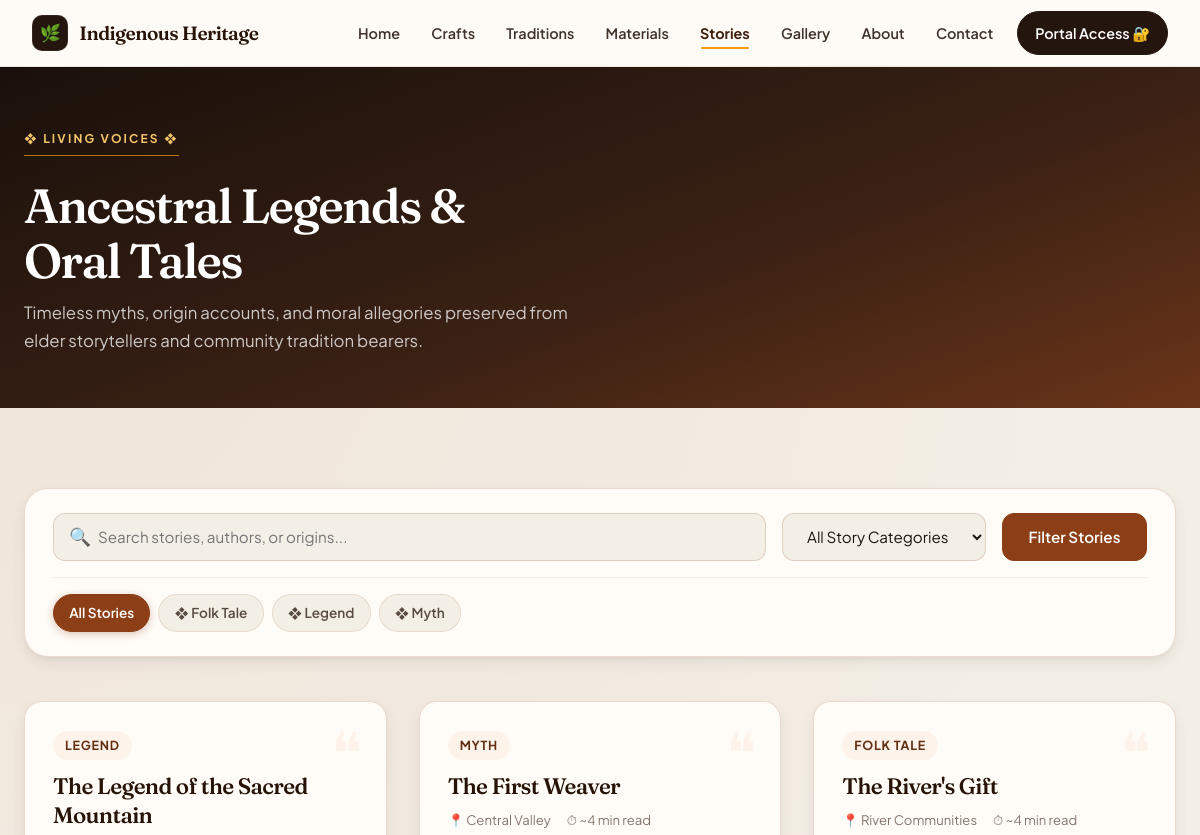
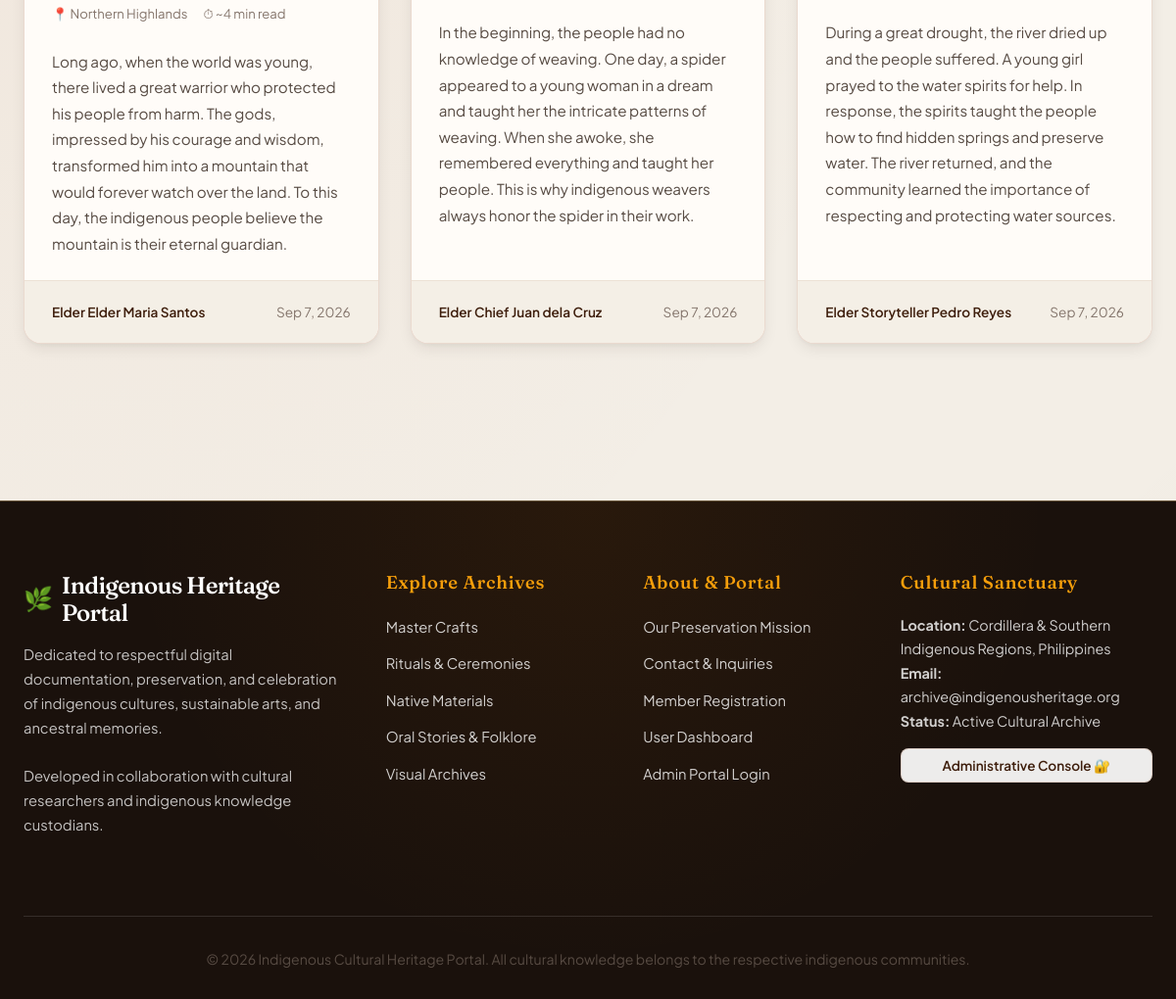
The app's page /indigenous-heritage/stories.php with its own data (2 pictures, top to bottom).
### tables this page shows
CREATE TABLE IF NOT EXISTS `stories` (
  `id` int NOT NULL AUTO_INCREMENT,
  `title` varchar(200) NOT NULL,
  `content` text NOT NULL,
  `author` varchar(100) DEFAULT NULL,
  `category` varchar(50) DEFAULT NULL,
  `origin` varchar(100) DEFAULT NULL,
  `image` varchar(255) DEFAULT NULL,
  `created_at` timestamp NULL DEFAULT CURRENT_TIMESTAMP,
  `updated_at` timestamp NULL DEFAULT CURRENT_TIMESTAMP ON UPDATE CURRENT_TIMESTAMP,
  PRIMARY KEY (`id`)
);

### indigenous-heritage/includes/helpers.php (called while the page is built, shortened)
<?php
function e($value): string
{
    return htmlspecialchars((string) $value, ENT_QUOTES | ENT_SUBSTITUTE, 'UTF-8');
}
function app_base_path(): string
{
    static $base = null;
    if ($base !== null) {
        return $base;
    }
    $docRoot = !empty($_SERVER['DOCUMENT_ROOT']) ? realpath($_SERVER['DOCUMENT_ROOT']) : false;
    $appRoot = realpath(APP_ROOT);
    if ($docRoot && $appRoot && stripos($appRoot, $docRoot) === 0) {
        $relative = str_replace('\\', '/', substr($appRoot, strlen($docRoot)));
        return $base = rtrim('/' . ltrim($relative, '/'), '/');
    }
    return $base = '';
}
function url(string $path = '', array $params = []): string
{
    $params = array_filter($params, static fn($v) => $v !== null && $v !== '');
    $query = $params ? '?' . http_build_query($params) : '';
    return app_base_path() . '/' . ltrim($path, '/') . $query;
}
function input_str(array $source, string $key, int $maxLength = 255): string
{
    $value = $source[$key] ?? '';
    $value = trim(str_replace("\0", '', $value));
    return mb_substr($value, 0, $maxLength);
}
function get_str(string $key, int $maxLength = 100): string
{
    return input_str($_GET, $key, $maxLength);
}
function format_date(?string $value, string $format = 'M j, Y'): string
{
    $time = strtotime($value);
    return $time ? date($format, $time) : '—';
}

### indigenous-heritage/includes/db.php (called while the page is built, shortened)
<?php
function db(): PDO
{
    static $pdo = null;
    if ($pdo instanceof PDO) {
        return $pdo;
    }
    $cfg = app_config('db');
    $dsn = sprintf('mysql:host=%s;port=%d;dbname=%s;charset=utf8mb4', $cfg['host'], $cfg['port'], $cfg['name']);
    $options = [
        PDO::ATTR_ERRMODE => PDO::ERRMODE_EXCEPTION,
        PDO::ATTR_DEFAULT_FETCH_MODE => PDO::FETCH_ASSOC,
        PDO::ATTR_EMULATE_PREPARES => false,
        PDO::ATTR_TIMEOUT => 10,
    ];
    try {
        $pdo = new PDO($dsn, $cfg['user'], $cfg['pass'], $options);
    } catch (PDOException $e) {
        error_log('[IHMS] Database connection failed: ' . $e->getMessage());
        throw new DatabaseUnavailable('Unable to connect to the database.', 0, $e);
    }
    $pdo->exec("SET SESSION sql_mode = 'ONLY_FULL_GROUP_BY,STRICT_TRANS_TABLES,NO_ZERO_IN_DATE,NO_ZERO_DATE,ERROR_FOR_DIVISION_BY_ZERO,NO_ENGINE_SUBSTITUTION'");
    $pdo->exec("SET time_zone = '" . (new DateTime('now'))->format('P') . "'");
    return $pdo;
}
function db_all(string $sql, array $params = []): array
{
    $stmt = db()->prepare($sql);
    $stmt->execute($params);
    return $stmt->fetchAll();
}

### indigenous-heritage/stories.php (the view, shortened to what this page needs)
<?php
$search = get_str('search', 100);
$category_filter = get_str('category', 50);
$sql = 'SELECT * FROM stories WHERE 1=1';
$params = [];
$sql .= ' ORDER BY created_at DESC';
$stories = db_all($sql, $params);
$categories = array_column(db_all("SELECT DISTINCT category FROM stories WHERE category IS NOT NULL AND category <> '' ORDER BY category"), 'category');
require __DIR__ . '/includes/partials/public_header.php';
?>
    <section class="page-hero">
        <div class="hero-content">
            <div class="hero-badge">❖ Living Voices ❖</div>
            <h1>Ancestral Legends &amp; Oral Tales</h1>
            <p>Timeless myths, origin accounts, and moral allegories preserved from elder storytellers and community tradition bearers.</p>
        </div>
    </section>
    <section class="section">
        <div class="container">
            <div class="search-toolbar">
                <form method="GET" action="<?php echo e(url('stories.php')); ?>" class="search-form">
                    <div class="search-input-group">
                        <span class="search-input-icon">🔍</span>
                        <input type="text" name="search" class="search-input" placeholder="Search stories, authors, or origins..." value="<?php echo e($search); ?>">
                    </div>
                    <select name="category" class="filter-select" data-autosubmit>
                        <option value="">All Story Categories</option>
                    </select>
                    <button type="submit" class="btn btn-primary">Filter Stories</button>
                </form>
                <div class="filter-chips">
                    <a href="<?php echo e(url('stories.php')); ?>" class="filter-chip<?php echo $category_filter === '' ? ' active' : ''; ?>">All Stories</a>
                    <?php foreach ($categories as $cat): ?>
                        <a href="<?php echo e(url('stories.php', ['category' => $cat])); ?>" class="filter-chip<?php echo $category_filter === $cat ? ' active' : ''; ?>">❖ <?php echo e($cat); ?></a>
                    <?php endforeach; ?>
                </div>
            </div>
            <div class="stories-grid">
                <?php if ($stories): ?>
                    <?php foreach ($stories as $story): ?>
                        <div class="story-card">
                            <div class="story-header">
                                <span class="story-badge"><?php echo e($story['category'] ?? 'Legend'); ?></span>
                                <h3 class="story-title"><?php echo e($story['title']); ?></h3>
                                <div class="story-meta-top">
                                    <span>📍 <?php echo e($story['origin'] ?? 'Highland Region'); ?></span>
                                    <span>⏱ ~4 min read</span>
                                </div>
                            </div>
                            <div class="story-body">
                                <p><?php echo e($story['content']); ?></p>
                            </div>
                            <div class="story-footer">
                                <span class="story-author">Elder <?php echo e($story['author'] ?? 'Tradition Bearer'); ?></span>
                                <span style="font-size: 0.85rem; color: var(--text-muted);"><?php echo e(format_date($story['created_at'])); ?></span>
                            </div>
                        </div>
                    <?php endforeach; ?>
                <?php endif; ?>
            </div>
        </div>
    </section>
<?php require __DIR__ . '/includes/partials/public_footer.php'; ?>

### records on screen
stories: category "LEGEND", title "The Legend of the Sacred Mountain", origin "Northern Highlands", content "Long ago, when the world was young, there lived a great warrior who protected his people from harm. The gods, impressed by his courage and wisdom, transformed him into a mountain that would forever watch over the land. To this day, the indigenous people believe the mountain is their eternal guardian.", author "Elder Maria Santos", created_at "Sep 7, 2026"
stories: category "MYTH", title "The First Weaver", origin "Central Valley", content "In the beginning, the people had no knowledge of weaving. One day, a spider appeared to a young woman in a dream and taught her the intricate patterns of weaving. When she awoke, she remembered everything and taught her people. This is why indigenous weavers always honor the spider in their work.", author "Chief Juan dela Cruz", created_at "Sep 7, 2026"
stories: category "FOLK TALE", title "The River's Gift", origin "River Communities", content "During a great drought, the river dried up and the people suffered. A young girl prayed to the water spirits for help. In response, the spirits taught the people how to find hidden springs and preserve water. The river returned, and the community learned the importance of respecting and protecting water sources.", author "Storyteller Pedro Reyes", created_at "Sep 7, 2026"

### other values on screen
$label "Home"
$label "Crafts"
$label "Traditions"
$label "Materials"
$label "Stories"
$label "Gallery"
$label "About"
$label "Contact"
$cat "Folk Tale"
$cat "Legend"
$cat "Myth"
app_config('contact_email') "archive@indigenousheritage.org"
